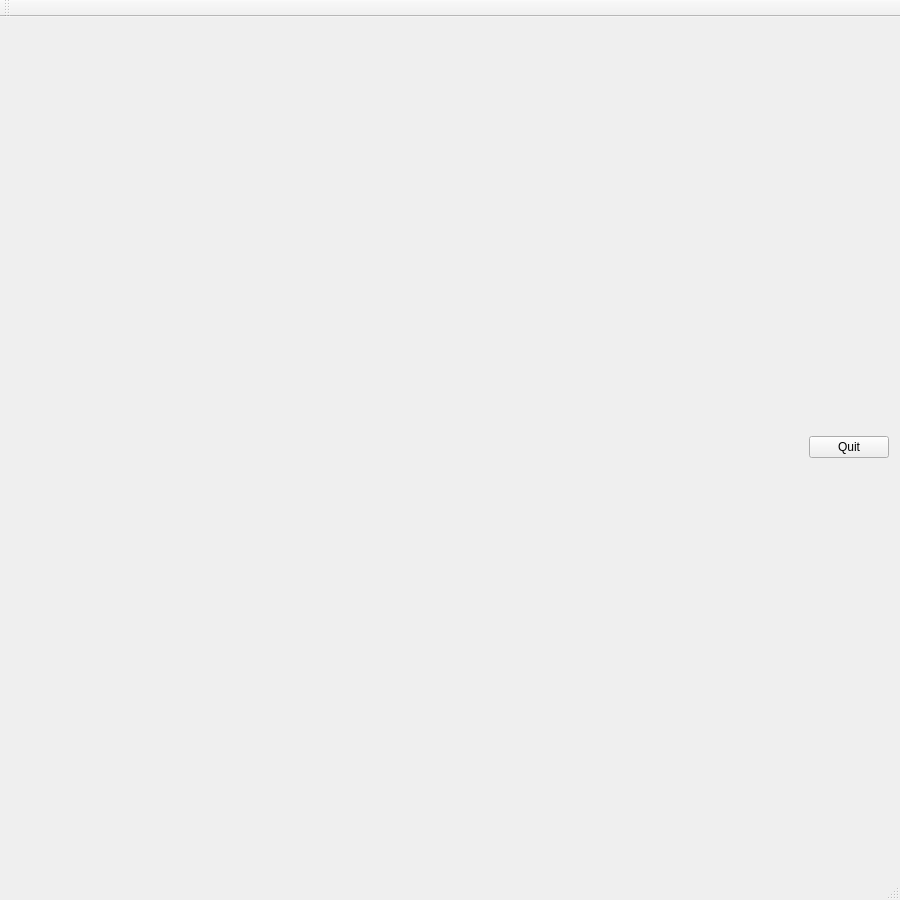
<?xml version="1.0" encoding="UTF-8"?>
<ui version="4.0">
 <class>MainWindow</class>
 <widget class="QMainWindow" name="MainWindow">
  <property name="geometry">
   <rect>
    <x>0</x>
    <y>0</y>
    <width>900</width>
    <height>900</height>
   </rect>
  </property>
  <property name="focusPolicy">
   <enum>Qt::NoFocus</enum>
  </property>
  <property name="windowTitle">
   <string>Procedural Terrain</string>
  </property>
  <widget class="QWidget" name="centralWidget">
   <layout class="QHBoxLayout" name="horizontalLayout">
    <item>
     <widget class="MyPanelOpenGL" name="panelGL" native="true">
      <property name="sizePolicy">
       <sizepolicy hsizetype="Expanding" vsizetype="Expanding">
        <horstretch>0</horstretch>
        <verstretch>0</verstretch>
       </sizepolicy>
      </property>
      <property name="focusPolicy">
       <enum>Qt::StrongFocus</enum>
      </property>
     </widget>
    </item>
    <item>
     <widget class="QPushButton" name="pushButton">
      <property name="text">
       <string>Quit</string>
      </property>
     </widget>
    </item>
   </layout>
  </widget>
  <widget class="QMenuBar" name="menuBar">
   <property name="geometry">
    <rect>
     <x>0</x>
     <y>0</y>
     <width>650</width>
     <height>25</height>
    </rect>
   </property>
  </widget>
  <widget class="QToolBar" name="mainToolBar">
   <attribute name="toolBarArea">
    <enum>TopToolBarArea</enum>
   </attribute>
   <attribute name="toolBarBreak">
    <bool>false</bool>
   </attribute>
  </widget>
  <widget class="QStatusBar" name="statusBar"/>
 </widget>
 <layoutdefault spacing="6" margin="11"/>
 <customwidgets>
  <customwidget>
   <class>MyPanelOpenGL</class>
   <extends>QWidget</extends>
   <header>mypanelopengl.h</header>
   <container>1</container>
   <slots>
    <slot>changeSides(int)</slot>
    <slot>changeRadius(double)</slot>
   </slots>
  </customwidget>
 </customwidgets>
 <resources/>
 <connections>
  <connection>
   <sender>pushButton</sender>
   <signal>clicked()</signal>
   <receiver>MainWindow</receiver>
   <slot>close()</slot>
   <hints>
    <hint type="sourcelabel">
     <x>555</x>
     <y>464</y>
    </hint>
    <hint type="destinationlabel">
     <x>576</x>
     <y>252</y>
    </hint>
   </hints>
  </connection>
 </connections>
</ui>
